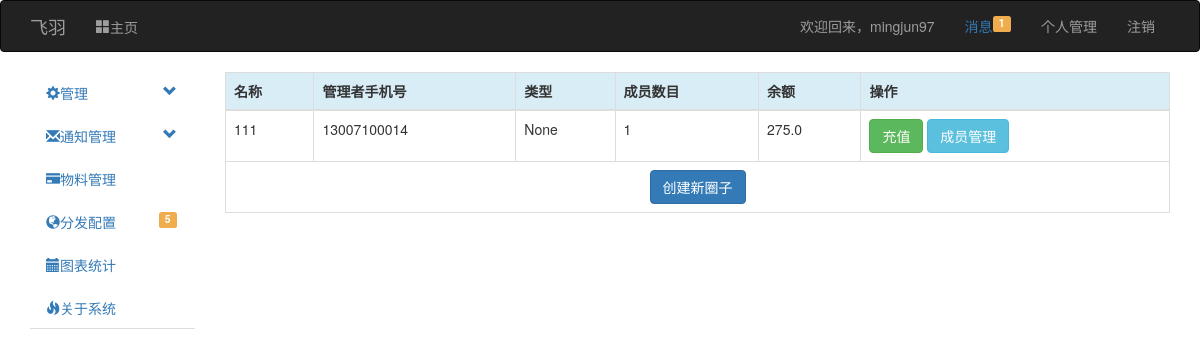
The app's page /view_group (signed in) with its own data.
### app/models.py (models this page shows, shortened)
class User(UserMixin, db.Model):
    __tablename__ = 'users'
    uid = db.Column(db.Integer, primary_key=True)
    username = db.Column(db.String(128))
    password_hash = db.Column(db.String(128))
    password_change_time = db.Column(db.Integer, default=0)
    email = db.Column(db.String(128))
    telephone = db.Column(db.String(11))
    role_id = db.Column(db.Integer)
    log_level = db.Column(db.Integer)
    email_confirmed = db.Column(db.Boolean, default=False)
    telephone_confirmed = db.Column(db.Boolean, default=False)
    telephone_confirmed_code = db.Column(db.String(6))
    telephone_confirmed_code_time = db.Column(db.Integer, default=0)
    balance = db.Column(db.Integer, default=0)
    last_login_time = db.Column(db.Integer, default=time.time)
    this_login_time = db.Column(db.Integer, default=time.time)
    useful_token = db.Column(db.String(256), default=0)
    owned_group_id = db.relationship('Group', backref='Owner')
    charge_billing = db.relationship('ChargeRecord', backref='User')
    student_card = db.Column(db.String(128), default='NULL')
    student_auth = db.Column(db.Boolean, default=False)
    balance_billing = db.relationship('Billing', backref='User')
    personal_message = db.relationship('PersonalMessage', backref='To', lazy='dynamic',
                                       primaryjoin='PersonalMessage.rec_id==User.uid')
    @property
    def password(self):
        raise AttributeError('密码非可读属性！')

class Group(db.Model):
    __tablename__ = 'groups'
    id = db.Column(db.Integer, primary_key=True)
    owner_id = db.Column(db.Integer, db.ForeignKey('users.uid'))
    name = db.Column(db.String(128))
    admins = db.relationship('GroupAdmin', backref='Admin')
    balance = db.Column(db.Integer, default=0)
    charge_record = db.relationship('ChargeRecord', backref='Group')
    member = db.relationship('Member', backref='Group')
    image = db.Column(db.LargeBinary)
    type = db.Column(db.Integer)
    role_json = db.Column(db.Text, default='{"-1":"所有者","5":"部长","0":"会员"}')
    tel = db.Column(db.String(11))
    owned_form_id = db.relationship('Form', backref='Owner')
    def get_balance(self):
        return self.balance / 1000

### app/manage/views.py (the view)
@manage.route('/view_group', methods=['GET', 'POST'])
@login_required
def view_group():
    groups = Group.query.filter_by(Owner=current_user).all()
    member = Member()
    return render_template('manage/view_group.html', groups=groups, member=member)

### app/manage/__init__.py (called while the page is built)
@manage.app_context_processor
def inject_base64():
    b = base64.b64encode
    str1 = str
    fmttimestamp = f2t
    return dict(b=b, str=str1, fmttime=fmttimestamp)

### app/manage/views.py (called while the page is built)
@manage.before_app_request
def before_request():
    if request.endpoint is None:
        abort(404)
    if current_user.is_authenticated \
    and not (current_user.email_confirmed or current_user.telephone_confirmed) \
    and request.endpoint[:5] != 'auth.' \
    and request.endpoint[:14] != 'manage.confirm' \
    and request.endpoint[:19] != 'manage.unconfirmed' \
    and request.endpoint != 'static' \
    and request.endpoint != 'api_v1.get_message' \
    and request.endpoint[:15] != 'manage.confirm_':
        print(request.endpoint[:16])
        return redirect(url_for('manage.unconfirmed'))

### app/models.py (called while the page is built)
@login_manager.user_loader
def load_user(user_id):
    return User.query.get(int(user_id))

### app/templates/manage/view_group.html
{% extends "base.html" %}
{% block page_content %}
    <table class="table table-bordered table-responsive">
      <thead>
        <tr class="info">
          <th>名称</th>
          <th>管理者手机号</th>
          <th>类型</th>
            <th>成员数目</th>
            <th>余额</th>
            <th>操作</th>
        </tr>
      </thead>
      <tbody>
        {% for group in groups%}
            <tr>
                <td>{{ group.name }}</td>
                <td>{{ group.Owner.telephone }}</td>
                <td>{{ group.type }}</td>
                <td>{{ member.query.filter_by(Group=group).count() }}</td>
                <td>{{ group.get_balance() }}</td>
                <td><a class="btn btn-success" href="{{ url_for("manage.group_charge", group_id=b(s=str(group.id).encode('utf-8'))) }}">充值</a>
                    <a class="btn btn-info"href="{{ url_for("manage.group_manage", group_id=b(s=str(group.id).encode('utf-8'))) }}">成员管理</a> </td>
            </tr>
        {% else %}
            <td colspan="999" class="text-center"><div class="label label-danger">您当前还未建立圈子！</div></td>
        {% endfor %}
            <tr>
                <td colspan="999"><div class="text-center"><a href="{{ url_for("manage.create_group") }}" class="btn btn-primary">创建新圈子</a></div></td>
            </tr>
      </tbody>
    </table>
{% endblock %}

### app/templates/base.html (shortened to what this page needs)
{% extends "bootstrap/base.html" %}
{% block navbar %}
<div class="navbar navbar-inverse" role="navigation">
    <div class="container">
        <div class="navbar-header">
            <a class="navbar-brand" href="/">飞羽</a>
        </div>
        <div class="navbar-collapse collapse">
            <ul class="nav navbar-nav">
                <li class="{% if request.endpoint == 'manage.index' %}active{% endif %}"><a href="/"><i class="glyphicon glyphicon-th-large">主页</i></a></li>
            </ul>
            <ul class="nav navbar-nav navbar-right">
                {% if current_user.is_authenticated %}
                <li><span class="navbar-text">欢迎回来，<a class="navbar-link" href="{{ url_for('manage.console') }}">{{ current_user.username }}</a></span></li>
                    <li><span class="navbar-text"><a href="#">消息{% if current_user.personal_message.filter_by(status=0).count() != 0 %}<span class="label label-warning pull-right">{{ current_user.personal_message.filter_by(status=0).count() }}</span>{% endif %}</a> </span></li>
                    <li><a href="{{ url_for('manage.user_info') }}">个人管理</a> </li>
                <li><a href="{{ url_for('auth.logout') }}">注销</a></li>
                {% else %}
                <li><a href="{{ url_for('auth.login') }}">登录</a></li>
                <li><a href="{{ url_for('auth.reg') }}">注册</a></li>
                {% endif %}
            </ul>
        </div>
    </div>
</div>
{% endblock %}
{% block content %}
    <div class="container">
        <div class="row">
            {% if current_user.is_authenticated and request.endpoint != 'manage.index' %}
            <div class="col-md-2">
                <ul id="main-nav" class="nav nav-tabs nav-stacked" style="">
                    <li>
                        <a href="#systemSetting" class="nav-header collapsed" data-toggle="collapse">
                            <i class="glyphicon glyphicon-cog"></i>管理
                            <span class="pull-right glyphicon glyphicon-chevron-down"></span>
                            </a>
                    </li>
                    <li>
                        <a href="#messageManager" class="nav-header collapsed" data-toggle="collapse">
                            <i class="glyphicon glyphicon-envelope"></i>通知管理
                            <span class="pull-right glyphicon glyphicon-chevron-down"></span>
                            </a>
                    </li>
                    <li>
                        <a href="./plans.html"><i class="glyphicon glyphicon-credit-card"></i>物料管理</a>
                    </li>
                    <li><a href="./grid.html"><i class="glyphicon glyphicon-globe"></i>分发配置
                    <span class="label label-warning pull-right">5</span>
                    </a>
                    </li>
                    <li><a href="./charts.html"><i class="glyphicon glyphicon-calendar"></i>图表统计</a>
                    </li>
                    <li>
                    <a href="#"><i class="glyphicon glyphicon-fire"></i>关于系统</a>
                    </li>
                </ul>
            </div>
            {% endif %}
        <div class="col-md-10">
            {% block page_content %} {% endblock %}
        </div>
    </div>
</div>
{% endblock %}

### records on screen
User: username "mingjun97"
Group: name "111", Owner.telephone "13007100014", type "None", query.filter_by "1", get_balance "275.0"

### other values on screen
{{ current_user.personal_message.filter_by(status=0).count() }} "1"
